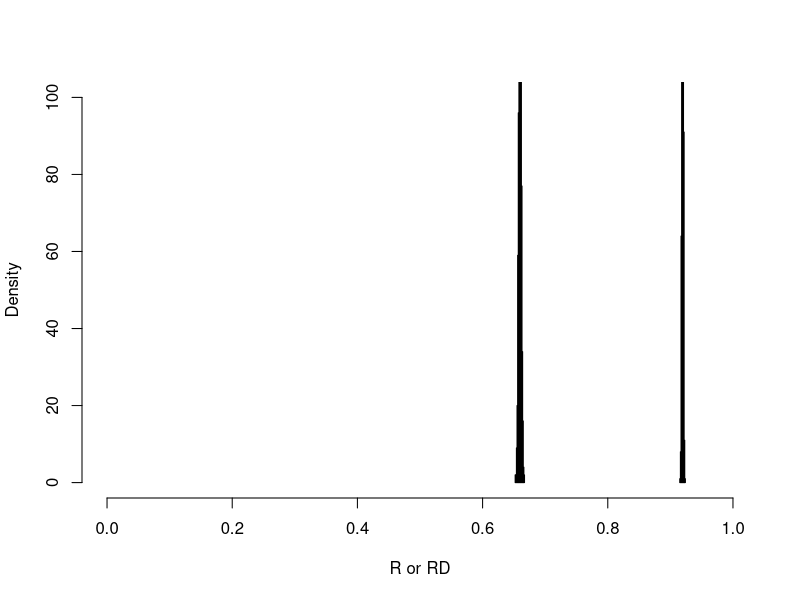
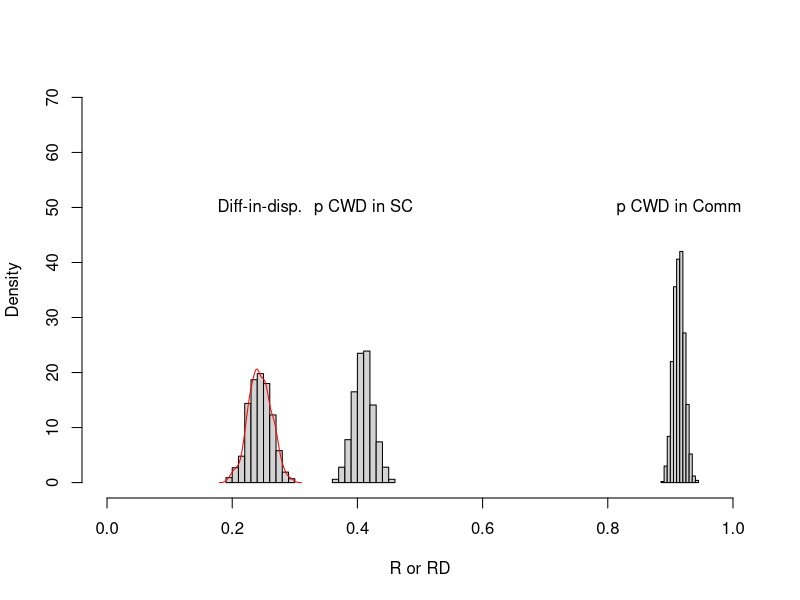

Source code (R) for these figures, in order:
## ---- chunk 1
library(openxlsx)
library(dplyr)
# Load the number of people enumerated in each cluster 
N <- openxlsx::read.xlsx('Cluster Population CE1.xlsx')
N[,3] <- round(N[,2]*(2000/sum(N[,2])),0) # back-calc for the proportion of CWD in each cluster 
N[,4] <- round(N[,2]*(2000/(sum(N[,2]*0.05))),0) # back-calc for the total children in each cluster 
colnames(N) <- c('cluster','N','N_cwd','N_c')
head(N)
# n <- N[,3] # total number of disabled children 
# 
# d <- matrix(,nrow=n*2, ncol=4) # Create data 
# d[,1] <- rep(c(0,1),times=c(n,n)) # Code disabled, and non-disabled (1,0)
# c <- 40 # total number of clusters 
# d[,2] <- rep(rep(seq(1,c,1), times=rep(n/c, times=c)),times=2)
## ---- chunk 2
# Enrolment 
  e0 <- c(.7) # enrolment of all children 
  e1 <- c(.5) # enrolment of disabled children 
  k <- c(.01) # Set intercluster coefficient of variation in enrollment levels 
  var_b0 <- k/e0 # Calculate the variance of the cluster proportions enrolled  
  var_b1 <- k/e1 # Calculate the variance of the cluster proportions enrolled 
  # Fix true cluster-level means of school enrollment 
  rnorm_0_1 <- function(p, v){
    r <- 1
    while (r>=1 | r<=0){
      r <- round(rnorm(1, p, v^.5),2)
    }
    return(r)
  }
  
  N$e_0 <- apply(N, 1, function(x) rnorm_0_1(e0, var_b0))
  N$e_1 <- apply(N, 1, function(x) rnorm_0_1(e1, var_b1))

# True relationship between enrollment and treatment in school-treatment arm
  a0 <- c(.9) # 90% of enrolled children are in school and treated 
  a1 <- c(.8) # 80% of enrolled children with disabilities are in school and treated 
# True proportions treated by the intervention
  k <- c(.01) # Set intercluster coefficient of variation in attendance if enrolled 
  var_b0 <- k/a0 # Calculate the variance of the cluster attendance if enrolled 
  var_b1 <- k/a1 # Calculate the variance of the cluster attendance if enrolled   
  # Fix the true cluster-level means of the attendance at school if enrolled 
  N$a_0 <- apply(N, 1, function(x) rnorm_0_1(a0, var_b0))
  N$a_1 <- apply(N, 1, function(x) rnorm_0_1(a1, var_b1))

# Allocate half clusters to treatment and half to control  
  N$allocation <- sample(c(rep(0,length.out=(nrow(N)/2)),rep(1,length.out=nrow(N)/2)))
  
# Proportion treated in each cluster == 
  # School-only arm: proportion enrolled * proportion in school if enrolled 
  N$t_0 <- N$e_0 * N$a_0 # all children
  N$t_1 <- N$e_1 * N$a_1 # children with disabilities 
  # Community arm: set at 98% with small se
  t_comm <- .98
  var_t_comm <- k/t_comm
  N$t_1[N$allocation == 1] <- apply(N[N$allocation == 1,], 1, function(x) rnorm_0_1(t_comm, var_t_comm))
  N$t_0[N$allocation == 1] <- apply(N[N$allocation == 1,], 1, function(x) rnorm_0_1(t_comm, var_t_comm))
## ---- chunk 3
# Number of treated children overall, and number of treated disabled children 
i <- 1
t_0 <- matrix(, ncol=0, nrow=nrow(N))
t_1 <- matrix(, ncol=0, nrow=nrow(N))
while (i<=1000){
  t_0 <- cbind(t_0, apply(N, 1, function(x)
    sum(sample(c(0,1),size=x[2],prob=c(1-x['t_0'],x['t_0']),replace=T))))
  t_1 <- cbind(t_1, apply(N, 1, function(x)
    sum(sample(c(0,1),size=x[3],prob=c(1-x['t_1'],x['t_1']),replace=T))))
  i <- i+1
}
## ---- chunk 4
# Produce proportions treated in CWD and in children without disabilities 
# First need to subtract the number od disabled children treated from the number of non-disabled children treated 
t_0 <- t_0 - t_1
# And the denominators 
N_0 <- N[,2] - N[,3]

# Calculate the proportions 
t_0_p <- t_0 / N_0
t_1_p <- t_1 / N[,3] 

# Append the allocation 
t_0_p <- cbind(t_0_p, N$allocation)
t_1_p <- cbind(t_1_p, N$allocation)

# Disparity between all children and CWD
diff_p <- t_0_p[,1:(ncol(t_0_p)-1)] - t_1_p[,1:(ncol(t_1_p)-1)]
diff_p <- cbind(diff_p, N$allocation)

# Calculate sample enrolment figures 
p0_sc   <- as.data.frame(t_0_p) %>% filter(V1001==0) %>% select(-V1001) %>% apply(2, mean)
p1_sc   <- as.data.frame(t_1_p) %>% filter(V1001==0) %>% select(-V1001) %>% apply(2, mean)
p0_comm <- as.data.frame(t_0_p) %>% filter(V1001==1) %>% select(-V1001) %>% apply(2, mean)
p1_comm <- as.data.frame(t_1_p) %>% filter(V1001==1) %>% select(-V1001) %>% apply(2, mean)

# Median disparity in each arm
diff_sc <- as.data.frame(diff_p) %>% filter(V1001==0) %>% select(-V1001) %>% apply(2, mean)
diff_comm <- as.data.frame(diff_p) %>% filter(V1001==1) %>% select(-V1001) %>% apply(2, mean)

# Difference in the disparity between the arms 
diff_in_disp <- diff_sc - diff_comm
## ---- chunk 5
hist(p0_sc, xlim=c(0,1),ylim=c(0,100), main='', xlab='R or RD', freq=F)
hist(p0_comm, add =T, freq=F)
## ---- chunk 6
hist(p1_sc, xlim=c(0,1),ylim=c(0,70), main='',
     xlab='R or RD', freq=F)
hist(p1_comm, add =T, freq=F)
hist(diff_in_disp, add=T, freq=F)
lines(density(diff_in_disp),col='red')
text(x=c(mean(diff_in_disp),mean(p1_sc),mean(p1_comm)),
     y=c(50),labels=c('Diff-in-disp.', 'p CWD in SC','p CWD in Comm'))
